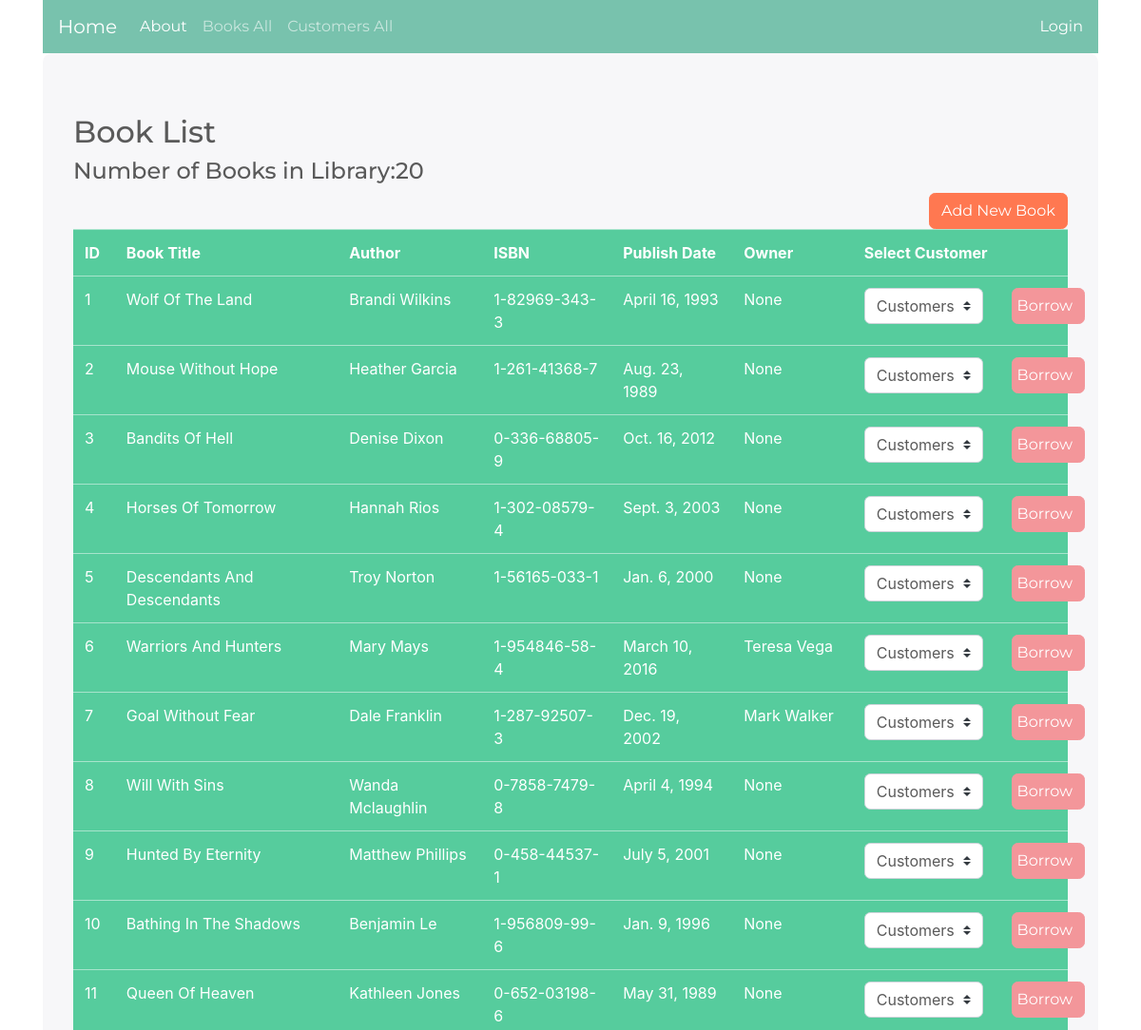
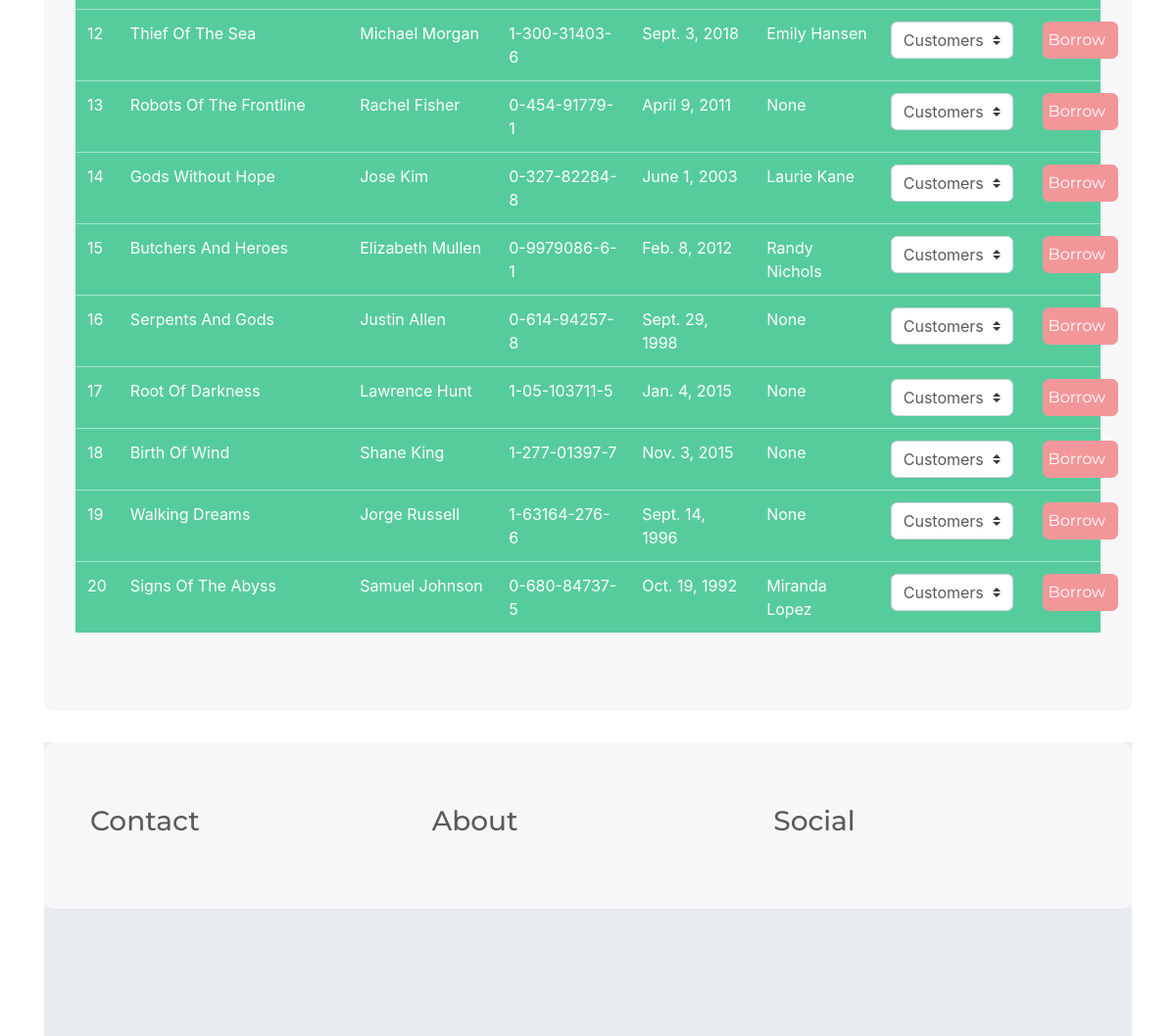
The app's page /library_app/books/ with its own data (2 pictures, top to bottom).
### library_app/models.py (models this page shows, shortened)
class Book(models.Model):
    user_owner = models.ForeignKey(User, on_delete=models.SET_NULL, null=True, blank=True)
    owner = models.ForeignKey(Customer, on_delete=models.CASCADE,null=True, related_name='customer_book')
    book_title=models.CharField(max_length=255)
    book_author=models.CharField(max_length=255,default="", editable=False)
    book_isbn_no=models.CharField(max_length=255,default='SOME STRING')
    book_pub_date=models.DateField()

class Customer(models.Model):
    customer_id=models.CharField(max_length=255)
    customer_name_surname=models.CharField(max_length=255)
    customer_mail=models.EmailField()
    customer_adress=models.CharField(max_length=255)
    def __str__(self):
        return self.customer_name_surname
    class Meta:
        ordering = ['customer_id']

### library_app/views.py (the view)
# urls.py: url(r'^books/(?P<pk>[0-9]+)/$', views.BookDetailView.as_view(), name='book-detail'),
def books(request):
    list_of_books = Book.objects.order_by("id")
    number_of_books = Book.objects.all().count()
    dict = {
        'list_of_books': list_of_books,
        'number_of_books': number_of_books,
     }
    return render(request,'books.html',context = dict)

### library_app/templates/library_app/books.html (shortened to what this page needs)
{% extends "library_app/base_generic.html" %}
{% block content %}
{% load static %}
  {% if list_of_books %}
  <table class="table table-hover">
    <h2>Book List</h2>
    <h4>Number of Books in Library:{{number_of_books}}</h4>
    <div class="new_book">
      <a href="{% url 'add_book' %}">
        <button type="button" class="btn btn-danger">Add New Book</button>
      </a>
    </div>
    <tr class="table-success">
      <th>ID</th>
      <th>Book Title</th>
      <th>Author</th>
      <th>ISBN</th>
      <th>Publish Date</th>
      <th>Owner</th>
      <th>Select Customer</th>
    </tr>
    {% for book in list_of_books %}
      <tr class="table-success">
        <td>{{book.id}}</td>
        <td><a id='books' href="/library_app/books/{{ book.id }}/">{{ book.book_title }}</a></td>
        <td>{{ book.book_author }}</td>
        <td> {{ book.book_isbn_no  }}</td>
        <td>{{ book.book_pub_date }}</td>
        <td>{{ book.owner }}</td>
        <td>
          <div class="row">
            <div class="col-8">
              <select class="custom-select">
                <option selected>Customers</option>
              </select>
            </div>
            <div class="col-4">
              <button type="submit" class="btn btn-secondary" style='padding-left:5px'>Borrow</button>
            </div>
          </div>
        </td>
      </tr>
      {% endfor %}
    </table>
      {% endif %}
</div>
{% endblock %}

### library_app/templates/library_app/base_generic.html (shortened to what this page needs)
<!DOCTYPE html>
<html lang="en">
<head>
  {% load static  %}
  {% load main %}
  <link rel="stylesheet" href="https://stackpath.bootstrapcdn.com/bootstrap/4.2.1/css/bootstrap.min.css">
  <link rel="stylesheet" href="{% static 'css/bootstrap.css' %}">
  <link rel="stylesheet" href="{% static 'css/style.css' %}">
</head>
<body>
  <div class="container">
    {% block navbar %}
    <nav class="navbar navbar-expand-lg navbar-dark bg-primary">
      <a class="navbar-brand" href="{% url 'index' %}">Home</a>
      <div class="collapse navbar-collapse" id="navbarSupportedContent">
        <ul class="navbar-nav mr-auto">
          <li class="nav-item active">
            <a class="nav-link" href="{% url 'about' %}">About <span class="sr-only">(current)</span></a>
          </li>
          <li class="nav-item">
            <a class="nav-link" href="{% url 'books' %}">Books All</a>
          </li>
          <li class="nav-item">
            <a class="nav-link" href="{% url 'customer' %}">Customers All</a>
          </li>
        </ul>
        {% if user.is_authenticated %}
        <div class="row" id='row'>
            <div class="col">
              <p>{{ user.get_username }}</p>
            </div>
            <div class="col" >
              <a id='logout'  href="{% url 'logout'%}?next={{request.path}}">Logout</a>
                {% else %}
                <a id='logout'  href="{% url 'login'%}?next={{request.path}}">Login</a>
            </div>
          </div>
        {% endif %}
    {% endblock %}
<div class="container">
  <div class="jumbotron">
  {% block content %}{% endblock %}
  </div>
<div class="container">
<footer class="">
  <div class="jumbotron">
    <div class="container">
      <div class="row">
        <div class="col-sm">
          <h3>Contact</h3>
        </div>
        <div class="col-sm">
          <h3>About</h3>
        </div>
        <div class="col-sm">
          <h3>Social</h3>
          </div>
        </div>
      </div>
    </div>
  </div>
</body>
</html>

### library_app/static/css/style.css (style rules this page uses)
footer { height: 300px; background-color: #e9ecef; }
#logout { color:#ffffff; }
#books { color: #ffffff; }
.new_book { margin-left: 900px; }

### records on screen
Book: id "1", book_title "Wolf Of The Land", book_author "Brandi Wilkins", book_isbn_no "1-82969-343-3", book_pub_date "April 16, 1993", owner "None"
Book: id "2", book_title "Mouse Without Hope", book_author "Heather Garcia", book_isbn_no "1-261-41368-7", book_pub_date "Aug. 23, 1989", owner "None"
Book: id "3", book_title "Bandits Of Hell", book_author "Denise Dixon", book_isbn_no "0-336-68805-9", book_pub_date "Oct. 16, 2012", owner "None"
Book: id "4", book_title "Horses Of Tomorrow", book_author "Hannah Rios", book_isbn_no "1-302-08579-4", book_pub_date "Sept. 3, 2003", owner "None"
Book: id "5", book_title "Descendants And Descendants", book_author "Troy Norton", book_isbn_no "1-56165-033-1", book_pub_date "Jan. 6, 2000", owner "None"
Book: id "6", book_title "Warriors And Hunters", book_author "Mary Mays", book_isbn_no "1-954846-58-4", book_pub_date "March 10, 2016", owner "Teresa Vega"
Book: id "7", book_title "Goal Without Fear", book_author "Dale Franklin", book_isbn_no "1-287-92507-3", book_pub_date "Dec. 19, 2002", owner "Mark Walker"
Book: id "8", book_title "Will With Sins", book_author "Wanda Mclaughlin", book_isbn_no "0-7858-7479-8", book_pub_date "April 4, 1994", owner "None"
Book: id "9", book_title "Hunted By Eternity", book_author "Matthew Phillips", book_isbn_no "0-458-44537-1", book_pub_date "July 5, 2001", owner "None"
Book: id "10", book_title "Bathing In The Shadows", book_author "Benjamin Le", book_isbn_no "1-956809-99-6", book_pub_date "Jan. 9, 1996", owner "None"
Book: id "11", book_title "Queen Of Heaven", book_author "Kathleen Jones", book_isbn_no "0-652-03198-6", book_pub_date "May 31, 1989", owner "None"
Book: id "12", book_title "Thief Of The Sea", book_author "Michael Morgan", book_isbn_no "1-300-31403-6", book_pub_date "Sept. 3, 2018", owner "Emily Hansen"
Book: id "13", book_title "Robots Of The Frontline", book_author "Rachel Fisher", book_isbn_no "0-454-91779-1", book_pub_date "April 9, 2011", owner "None"
Book: id "14", book_title "Gods Without Hope", book_author "Jose Kim", book_isbn_no "0-327-82284-8", book_pub_date "June 1, 2003", owner "Laurie Kane"
Book: id "15", book_title "Butchers And Heroes", book_author "Elizabeth Mullen", book_isbn_no "0-9979086-6-1", book_pub_date "Feb. 8, 2012", owner "Randy Nichols"
Book: id "16", book_title "Serpents And Gods", book_author "Justin Allen", book_isbn_no "0-614-94257-8", book_pub_date "Sept. 29, 1998", owner "None"
Book: id "17", book_title "Root Of Darkness", book_author "Lawrence Hunt", book_isbn_no "1-05-103711-5", book_pub_date "Jan. 4, 2015", owner "None"
Book: id "18", book_title "Birth Of Wind", book_author "Shane King", book_isbn_no "1-277-01397-7", book_pub_date "Nov. 3, 2015", owner "None"
Book: id "19", book_title "Walking Dreams", book_author "Jorge Russell", book_isbn_no "1-63164-276-6", book_pub_date "Sept. 14, 1996", owner "None"
Book: id "20", book_title "Signs Of The Abyss", book_author "Samuel Johnson", book_isbn_no "0-680-84737-5", book_pub_date "Oct. 19, 1992", owner "Miranda Lopez"

### other values on screen
{{ number_of_books }} "20"
